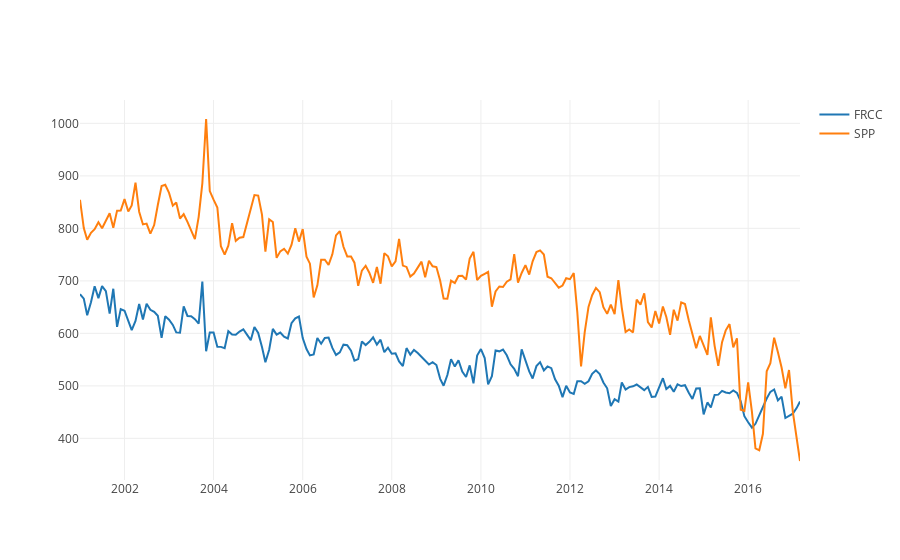

Notebook cell for this chart:
### Markdown cell above
### Without detrending the correlation is 0.84

### Code cell
order = ['FRCC', 'SPP']
trace = []

for region in order:
    df = gen_index.loc[gen_index['region'] == region]
    trace.append(go.Scatter(x=df['datetime'],
                            y=df['index (g/kWh)'],
                            name=region,
                            mode='lines'))

iplot(trace)

### Figure 1 — Plotly figure (JSON) as saved in the notebook; plotly's stock layout.template omitted (floating-point values rounded to 4 significant figures; data arrays with more than 128 entries replaced by an {"elided": "..."} marker saying what was removed)
{"data": [{"mode": "lines", "name": "FRCC", "type": "scatter", "x": {"elided": "195 str values"}, "y": {"elided": "195 float values"}}, {"mode": "lines", "name": "SPP", "type": "scatter", "x": {"elided": "195 str values"}, "y": {"elided": "195 float values"}}], "layout": {}}
